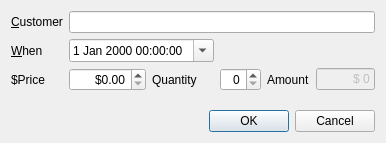
<?xml version="1.0" encoding="UTF-8"?>
<ui version="4.0">
 <class>TicketOrderDlg</class>
 <widget class="QDialog" name="TicketOrderDlg">
  <property name="geometry">
   <rect>
    <x>0</x>
    <y>0</y>
    <width>386</width>
    <height>132</height>
   </rect>
  </property>
  <property name="windowTitle">
   <string>Ticket order</string>
  </property>
  <layout class="QGridLayout" name="gridLayout">
   <item row="0" column="0">
    <widget class="QLabel" name="customer_label">
     <property name="text">
      <string>&amp;Customer</string>
     </property>
     <property name="buddy">
      <cstring>customer_line_edit</cstring>
     </property>
    </widget>
   </item>
   <item row="0" column="1" colspan="5">
    <widget class="QLineEdit" name="customer_line_edit"/>
   </item>
   <item row="1" column="0">
    <widget class="QLabel" name="when_label">
     <property name="text">
      <string>&amp;When</string>
     </property>
     <property name="buddy">
      <cstring>dateTimeEdit</cstring>
     </property>
    </widget>
   </item>
   <item row="1" column="1" colspan="2">
    <widget class="QDateTimeEdit" name="dateTimeEdit">
     <property name="calendarPopup">
      <bool>true</bool>
     </property>
    </widget>
   </item>
   <item row="1" column="4" colspan="2">
    <spacer name="horizontalSpacer_2">
     <property name="orientation">
      <enum>Qt::Horizontal</enum>
     </property>
     <property name="sizeHint" stdset="0">
      <size>
       <width>123</width>
       <height>20</height>
      </size>
     </property>
    </spacer>
   </item>
   <item row="2" column="0">
    <widget class="QLabel" name="price_label">
     <property name="text">
      <string>$Price</string>
     </property>
     <property name="buddy">
      <cstring>price_spin_box</cstring>
     </property>
    </widget>
   </item>
   <item row="2" column="1">
    <widget class="QDoubleSpinBox" name="price_spin_box">
     <property name="alignment">
      <set>Qt::AlignRight|Qt::AlignTrailing|Qt::AlignVCenter</set>
     </property>
     <property name="prefix">
      <string>$</string>
     </property>
     <property name="maximum">
      <double>5000.000000000000000</double>
     </property>
    </widget>
   </item>
   <item row="2" column="2">
    <widget class="QLabel" name="quantity_label">
     <property name="text">
      <string>Quantity</string>
     </property>
     <property name="buddy">
      <cstring>quantity_spin_box</cstring>
     </property>
    </widget>
   </item>
   <item row="2" column="3">
    <widget class="QSpinBox" name="quantity_spin_box">
     <property name="layoutDirection">
      <enum>Qt::LeftToRight</enum>
     </property>
     <property name="alignment">
      <set>Qt::AlignRight|Qt::AlignTrailing|Qt::AlignVCenter</set>
     </property>
     <property name="maximum">
      <number>50</number>
     </property>
    </widget>
   </item>
   <item row="2" column="4">
    <widget class="QLabel" name="amount_label">
     <property name="text">
      <string>Amount</string>
     </property>
     <property name="buddy">
      <cstring>amount_line_edit</cstring>
     </property>
    </widget>
   </item>
   <item row="2" column="5">
    <widget class="QLineEdit" name="amount_line_edit">
     <property name="enabled">
      <bool>false</bool>
     </property>
     <property name="layoutDirection">
      <enum>Qt::RightToLeft</enum>
     </property>
     <property name="text">
      <string>$ 0</string>
     </property>
     <property name="alignment">
      <set>Qt::AlignRight|Qt::AlignTrailing|Qt::AlignVCenter</set>
     </property>
     <property name="readOnly">
      <bool>false</bool>
     </property>
    </widget>
   </item>
   <item row="3" column="0" colspan="6">
    <spacer name="horizontalSpacer">
     <property name="orientation">
      <enum>Qt::Horizontal</enum>
     </property>
     <property name="sizeHint" stdset="0">
      <size>
       <width>375</width>
       <height>13</height>
      </size>
     </property>
    </spacer>
   </item>
   <item row="4" column="2" colspan="4">
    <widget class="QDialogButtonBox" name="button_box">
     <property name="standardButtons">
      <set>QDialogButtonBox::Cancel|QDialogButtonBox::Ok</set>
     </property>
    </widget>
   </item>
  </layout>
 </widget>
 <tabstops>
  <tabstop>customer_line_edit</tabstop>
  <tabstop>dateTimeEdit</tabstop>
  <tabstop>price_spin_box</tabstop>
  <tabstop>quantity_spin_box</tabstop>
  <tabstop>amount_line_edit</tabstop>
  <tabstop>button_box</tabstop>
 </tabstops>
 <resources/>
 <connections>
  <connection>
   <sender>button_box</sender>
   <signal>accepted()</signal>
   <receiver>TicketOrderDlg</receiver>
   <slot>accept()</slot>
   <hints>
    <hint type="sourcelabel">
     <x>351</x>
     <y>185</y>
    </hint>
    <hint type="destinationlabel">
     <x>219</x>
     <y>192</y>
    </hint>
   </hints>
  </connection>
  <connection>
   <sender>button_box</sender>
   <signal>rejected()</signal>
   <receiver>TicketOrderDlg</receiver>
   <slot>reject()</slot>
   <hints>
    <hint type="sourcelabel">
     <x>446</x>
     <y>187</y>
    </hint>
    <hint type="destinationlabel">
     <x>263</x>
     <y>199</y>
    </hint>
   </hints>
  </connection>
 </connections>
</ui>
